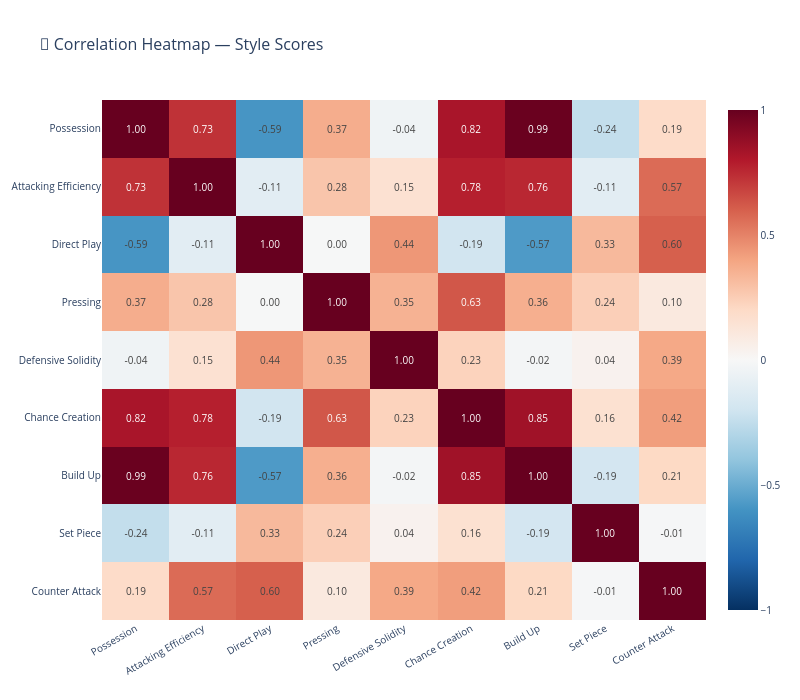

Notebook code for this chart:
### Markdown cell above
### 8.3 Correlation Heatmap

Korelasi antar style scores membantu memahami **hubungan antar dimensi gaya bermain**:  
- **Korelasi positif tinggi** → Dua style cenderung muncul bersamaan (misal: Possession & Build-up).
- **Korelasi negatif** → Dua style cenderung bertolak belakang (misal: Possession vs Direct Play).
- **Korelasi rendah** → Dua style saling independen.

### Code cell
# --- Correlation Heatmap ---
corr = teams_style_scores[score_cols].corr()

# Buat label yang lebih pendek
short_labels = [c.replace("_score", "").replace("_", " ").title() for c in score_cols]

fig = px.imshow(
    corr,
    x=short_labels,
    y=short_labels,
    text_auto=".2f",
    color_continuous_scale="RdBu_r",
    zmin=-1,
    zmax=1,
    title="🔗 Correlation Heatmap — Style Scores",
    aspect="auto",
)

fig.update_layout(
    width=800,
    height=700,
    font=dict(size=10),
    title_font_size=16,
    xaxis_tickangle=-30,
)
fig.show()

### Figure 1 — Plotly figure (JSON) as saved in the notebook; plotly's stock layout.template omitted (floating-point values rounded to 4 significant figures)
{"data": [{"coloraxis": "coloraxis", "hovertemplate": "x: %{x}<br>y: %{y}<br>color: %{z}<extra></extra>", "name": "0", "texttemplate": "%{z:.2f}", "type": "heatmap", "x": ["Possession", "Attacking Efficiency", "Direct Play", "Pressing", "Defensive Solidity", "Chance Creation", "Build Up", "Set Piece", "Counter Attack"], "xaxis": "x", "y": ["Possession", "Attacking Efficiency", "Direct Play", "Pressing", "Defensive Solidity", "Chance Creation", "Build Up", "Set Piece", "Counter Attack"], "yaxis": "y", "z": [[1.0, 0.727, -0.5903, 0.3689, -0.04381, 0.8234, 0.9917, -0.2434, 0.1935], [0.727, 1.0, -0.1117, 0.2812, 0.1545, 0.781, 0.7589, -0.1105, 0.5674], [-0.5903, -0.1117, 1.0, -0.003211, 0.4398, -0.1948, -0.571, 0.3257, 0.6013], [0.3689, 0.2812, -0.003211, 1.0, 0.3501, 0.6256, 0.3612, 0.2434, 0.09832], [-0.04381, 0.1545, 0.4398, 0.3501, 1.0, 0.2304, -0.02152, 0.03937, 0.3867], [0.8234, 0.781, -0.1948, 0.6256, 0.2304, 1.0, 0.8478, 0.1574, 0.4192], [0.9917, 0.7589, -0.571, 0.3612, -0.02152, 0.8478, 1.0, -0.1851, 0.2055], [-0.2434, -0.1105, 0.3257, 0.2434, 0.03937, 0.1574, -0.1851, 1.0, -0.01005], [0.1935, 0.5674, 0.6013, 0.09832, 0.3867, 0.4192, 0.2055, -0.01005, 1.0]]}], "layout": {"coloraxis": {"autocolorscale": false, "cmax": 1, "cmin": -1, "colorscale": [[0, "rgb(5,48,97)"], [0.1, "rgb(33,102,172)"], [0.2, "rgb(67,147,195)"], [0.3, "rgb(146,197,222)"], [0.4, "rgb(209,229,240)"], [0.5, "rgb(247,247,247)"], [0.6, "rgb(253,219,199)"], [0.7, "rgb(244,165,130)"], [0.8, "rgb(214,96,77)"], [0.9, "rgb(178,24,43)"], [1, "rgb(103,0,31)"]]}, "font": {"size": 10}, "height": 700, "title": {"font": {"size": 16}, "text": "🔗 Correlation Heatmap — Style Scores"}, "width": 800, "xaxis": {"anchor": "y", "domain": [0, 1], "tickangle": -30}, "yaxis": {"anchor": "x", "autorange": "reversed", "domain": [0, 1]}}}
